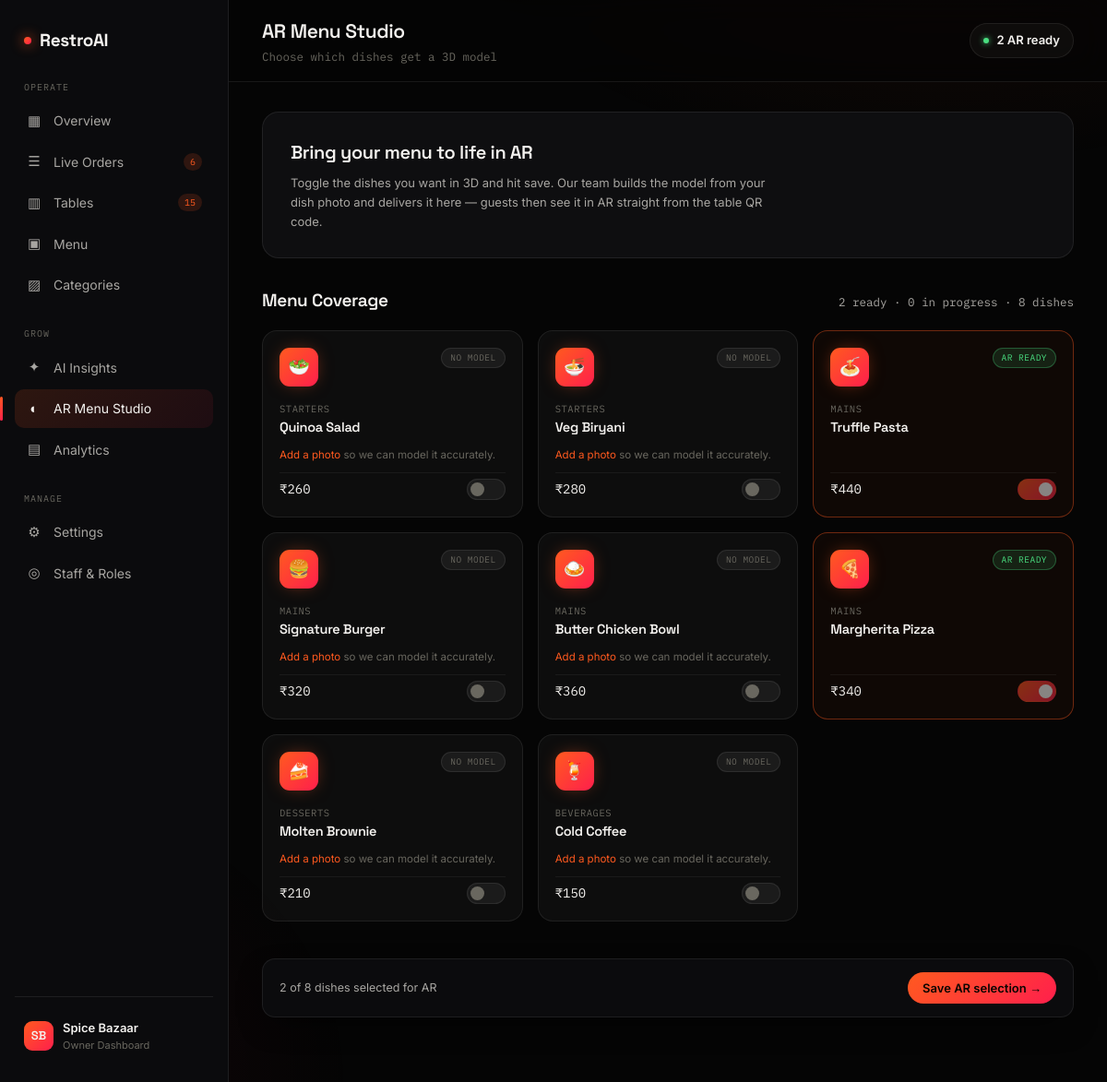
/Restro/ar-studio.php (signed in), run on the app's committed database.
### tables this page shows
CREATE TABLE IF NOT EXISTS items (
  id           INT UNSIGNED AUTO_INCREMENT PRIMARY KEY,
  item_key     VARCHAR(32)   NOT NULL COMMENT 'Unique id for this dish, e.g. itm_p4q5r6',
  restro_key   VARCHAR(32)   NOT NULL COMMENT 'Which restaurant owns this item',
  category_key VARCHAR(32)   NOT NULL COMMENT 'Which category this item belongs to',
  name         VARCHAR(150)  NOT NULL,
  emoji        VARCHAR(8)    NULL,
  description  TEXT          NULL,
  price        DECIMAL(10,2) NOT NULL DEFAULT 0.00,
  glb_url      VARCHAR(500)  NULL COMMENT 'Optional 3D AR model URL',
  is_active    TINYINT(1)    NOT NULL DEFAULT 1,
  sort_order   INT           NOT NULL DEFAULT 0,
  created_at   DATETIME      NOT NULL DEFAULT CURRENT_TIMESTAMP,
  updated_at   DATETIME      NOT NULL DEFAULT CURRENT_TIMESTAMP ON UPDATE CURRENT_TIMESTAMP,

  UNIQUE KEY uq_items_item_key (item_key),
  KEY idx_items_restro_key (restro_key),
  KEY idx_items_category_key (category_key),
  KEY idx_items_restro_active (restro_key, is_active),

  CONSTRAINT fk_items_restro
    FOREIGN KEY (restro_key) REFERENCES restaurants (restro_key)
    ON UPDATE CASCADE ON DELETE CASCADE,

  CONSTRAINT fk_items_category
    FOREIGN KEY (category_key) REFERENCES categories (category_key)
    ON UPDATE CASCADE ON DELETE RESTRICT
);

CREATE TABLE IF NOT EXISTS categories (
  id           INT UNSIGNED AUTO_INCREMENT PRIMARY KEY,
  category_key VARCHAR(32)  NOT NULL COMMENT 'Unique id for this category, e.g. cat_x1y2z3',
  restro_key   VARCHAR(32)  NOT NULL COMMENT 'Which restaurant owns this category',
  name         VARCHAR(100) NOT NULL,
  emoji        VARCHAR(8)   NULL,
  sort_order   INT          NOT NULL DEFAULT 0,
  created_at   DATETIME     NOT NULL DEFAULT CURRENT_TIMESTAMP,
  updated_at   DATETIME     NOT NULL DEFAULT CURRENT_TIMESTAMP ON UPDATE CURRENT_TIMESTAMP,

  UNIQUE KEY uq_categories_category_key (category_key),
  UNIQUE KEY uq_categories_restro_name (restro_key, name),
  KEY idx_categories_restro_key (restro_key),

  CONSTRAINT fk_categories_restro
    FOREIGN KEY (restro_key) REFERENCES restaurants (restro_key)
    ON UPDATE CASCADE ON DELETE CASCADE
);

### Restro/ar-studio.php (the view, shortened to what this page needs)
<?php
require_once __DIR__ . '/../database/db.php';
$restro_key = $_SESSION['restro_key'];
extract(restro_load_nav($conn, $restro_key));
$stmt = mysqli_prepare($conn, "
    SELECT i.item_key, i.name, i.emoji, i.photo_url, i.price, i.glb_url, i.is_active,
           c.name AS category,
           a.status AS ar_status, a.requested_at, a.admin_note
    FROM items i
    LEFT JOIN categories c ON c.category_key = i.category_key
    LEFT JOIN ar_requests a ON a.item_key = i.item_key
    WHERE i.restro_key = ?
    ORDER BY c.sort_order, i.sort_order, i.name
");
mysqli_stmt_bind_param($stmt, 's', $restro_key);
mysqli_stmt_execute($stmt);
$dishes = mysqli_fetch_all(mysqli_stmt_get_result($stmt), MYSQLI_ASSOC);
$ready = 0;
$pending = 0;
foreach ($dishes as $d) {
    if (!empty($d['glb_url'])) {
        $ready++;
    } elseif (!empty($d['ar_status'])) {
        $pending++;
    }
}
?>
<!DOCTYPE html>
<html lang="en">
<head>
<link rel="stylesheet" href="assets/style.css?v=<?php echo @filemtime(__DIR__ . '/assets/style.css'); ?>">
</head>
<body>
<div id="bg-glow"></div>
<div class="shell">
  <?php include __DIR__ . '/includes/sidebar.php'; ?>
  <div class="main">
    <div class="topbar">
      <div><h1>AR Menu Studio</h1><div class="sub">Choose which dishes get a 3D model</div></div>
      <div class="topbar-right">
        <div class="restaurant-pill"><span class="dot"></span><?php echo $ready; ?> AR ready</div>
      </div>
    </div>
    <div class="content">
      <div class="hero-panel">
        <div>
          <h2>Bring your menu to life in AR</h2>
          <p>Toggle the dishes you want in 3D and hit save. Our team builds the model from your dish photo and delivers it here — guests then see it in AR straight from the table QR code.</p>
        </div>
      </div>
      <?php if (!$dishes): ?>
        <div class="panel" style="text-align:center;padding:44px 20px;color:var(--text-low);">
          You haven't added any dishes yet. <a href="menu.php" style="color:var(--ember);">Add your menu first →</a>
        </div>
      <?php else: ?>
      <form method="post" action="ar-studio.php" id="arForm">
        <div class="panel-head">
          <h2>Menu Coverage</h2>
          <div class="link"><?php echo $ready; ?> ready · <?php echo $pending; ?> in progress · <?php echo count($dishes); ?> dishes</div>
        </div>
        <div class="table-grid">
          <?php foreach ($dishes as $d):
            $has_model = !empty($d['glb_url']);
            $req = $d['ar_status'] ?? null;
            $locked = $has_model || in_array($req, ['in_progress', 'delivered'], true);
            $checked = $has_model || $req !== null;
          ?>
            <div class="dish-card ar-card<?php echo $checked ? ' is-on' : ''; ?>">
              <div class="dish-top">
                <div class="dish-emoji<?php echo !empty($d['photo_url']) ? ' has-photo' : ''; ?>">
                  <?php if (!empty($d['photo_url'])): ?>
                    <img src="<?php echo htmlspecialchars(asset_url($d['photo_url'])); ?>" alt="">
                  <?php else: ?>
                    <?php echo htmlspecialchars($d['emoji'] ?: '🍽'); ?>
                  <?php endif; ?>
                </div>
                <?php if ($has_model): ?>
                  <span class="ar-status ready">AR Ready</span>
                <?php elseif ($req === 'in_progress'): ?>
                  <span class="ar-status pending">Modelling</span>
                <?php elseif ($req === 'requested'): ?>
                  <span class="ar-status pending">Queued</span>
                <?php elseif ($req === 'rejected'): ?>
                  <span class="ar-status none">Declined</span>
                <?php else: ?>
                  <span class="ar-status none">No model</span>
                <?php endif; ?>
              </div>
              <div>
                <span class="cat"><?php echo htmlspecialchars($d['category'] ?: 'Uncategorised'); ?></span>
                <h4><?php echo htmlspecialchars($d['name']); ?></h4>
              </div>
              <?php if (!empty($d['admin_note'])): ?>
                <div class="ar-note"><?php echo htmlspecialchars($d['admin_note']); ?></div>
              <?php elseif (empty($d['photo_url']) && !$has_model): ?>
                <div class="ar-note muted">
                  <a href="menu.php?edit=<?php echo urlencode($d['item_key']); ?>">Add a photo</a> so we can model it accurately.
                </div>
              <?php endif; ?>
              <div class="dish-foot ar-switch">
                <span class="dish-price">₹<?php echo number_format((float) $d['price']); ?></span>
                <label class="switch" title="<?php echo $locked ? ($has_model ? 'Already live in AR' : 'Already with our team') : 'Request a 3D model'; ?>">
                  <span class="slider"></span>
                </label>
              </div>
            </div>
          <?php endforeach; ?>
        </div>
        <div class="ar-savebar">
          <div class="count" id="arCount"></div>
          <button type="submit" class="btn btn-primary">Save AR selection →</button>
        </div>
      </form>
      <?php endif; ?>
    </div>
  </div>
</div>
</body>
</html>

### data on the page
items: emoji "🥗", shows "NO MODEL", categories.name "STARTERS", name "Quinoa Salad", price "260"
items: emoji "🍜", shows "NO MODEL", categories.name "STARTERS", name "Veg Biryani", price "280"
items: emoji "🍝", shows "AR READY", categories.name "MAINS", name "Truffle Pasta", price "440"
items: emoji "🍔", shows "NO MODEL", categories.name "MAINS", name "Signature Burger", price "320"
items: emoji "🍛", shows "NO MODEL", categories.name "MAINS", name "Butter Chicken Bowl", price "360"
items: emoji "🍕", shows "AR READY", categories.name "MAINS", name "Margherita Pizza", price "340"
items: emoji "🍰", shows "NO MODEL", categories.name "DESSERTS", name "Molten Brownie", price "210"
items: emoji "🍹", shows "NO MODEL", categories.name "BEVERAGES", name "Cold Coffee", price "150"

### other printed values
$nav_order_count "6"
$nav_table_count "15"
$owner_initials "SB"
$restaurant_name "Spice Bazaar"
$ready "2"
$pending "0"
count($dishes) "8"
